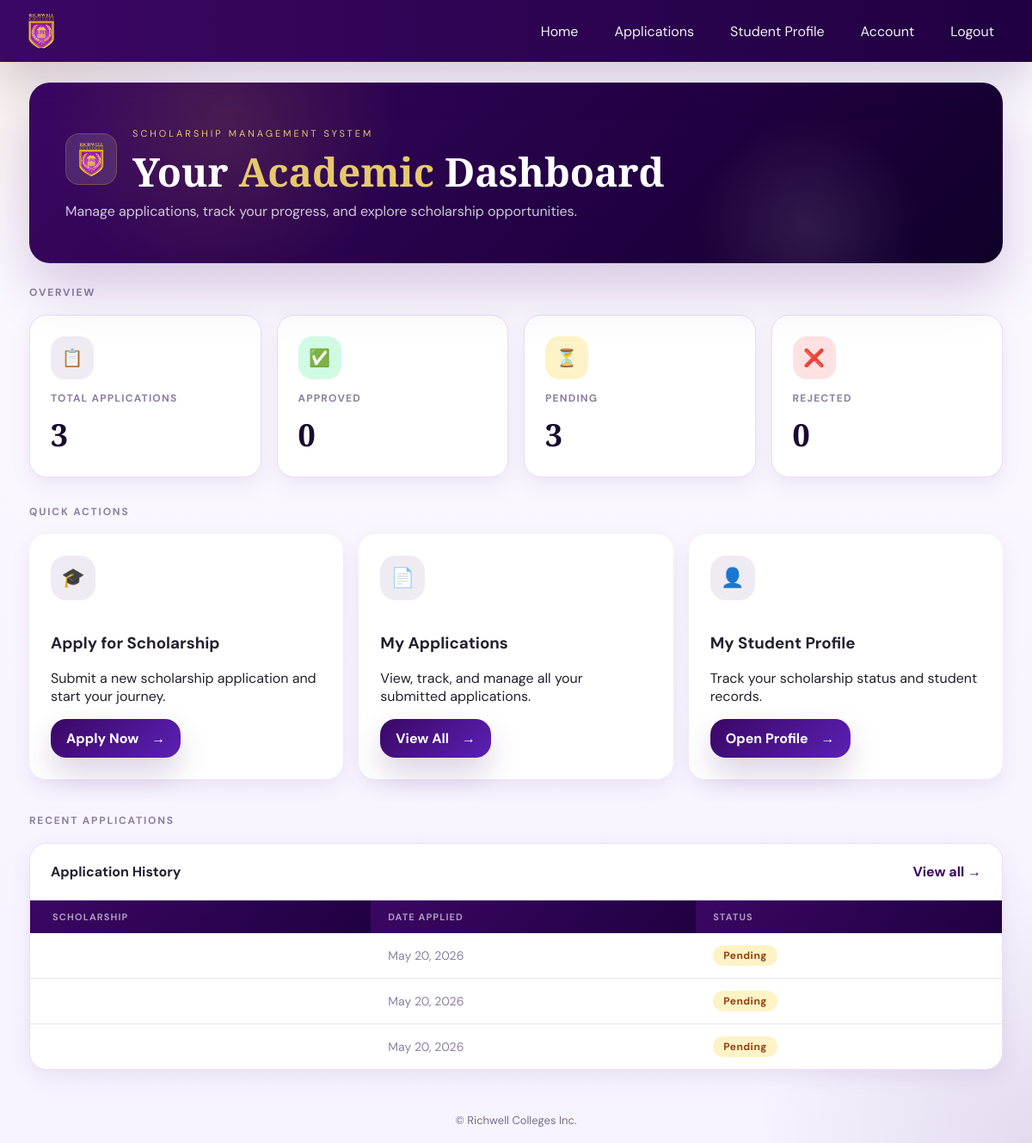
/users/dashboard/ (signed in), run on the app's committed database.
### applications/models.py (models this page shows, shortened)
class Application(models.Model):
    STATUS_CHOICES = (
        ('pending', 'Pending'),
        ('approved', 'Approved'),
        ('rejected', 'Rejected'),
    )
    user = models.ForeignKey(User, on_delete=models.CASCADE)
    full_name = models.CharField(max_length=100)
    email = models.EmailField()
    course = models.CharField(max_length=100)
    year_level = models.CharField(max_length=50)
    commitment = models.CharField(max_length=50)
    statement = models.TextField()
    status = models.CharField(
        max_length=20,
        choices=STATUS_CHOICES,
        default='pending'
    )
    date_applied = models.DateTimeField(auto_now_add=True)

### users/views.py (the view)
# urls.py: path('dashboard/', views.dashboard_view, name='dashboard'),
@login_required
def dashboard_view(request):
    applications = Application.objects.filter(user=request.user).order_by('-date_applied')[:6]
    total_applications = applications.count()
    approved_count = Application.objects.filter(user=request.user, status='approved').count()
    pending_count = Application.objects.filter(user=request.user, status='pending').count()
    rejected_count = Application.objects.filter(user=request.user, status='rejected').count()
    return render(request, 'dashboard.html', {
        'applications': applications,
        'total_applications': total_applications,
        'approved_count': approved_count,
        'pending_count': pending_count,
        'rejected_count': rejected_count,
    })

### templates/dashboard.html (shortened to what this page needs)
{% extends 'base.html' %}
{% load static %}
{% block content %}
<div class="hero">
  <div class="hero-inner">
    <div class="dash-greeting">
      <div class="dash-logo-wrap">
        <img src="{% static 'images/Logo.png' %}" alt="Richwell Logo">
      </div>
      <div>
        <div class="hero-eyebrow">Scholarship Management System</div>
        <h1 style="margin-bottom:0">Your <span style="color:var(--gold-light)">Academic</span> Dashboard</h1>
      </div>
    </div>
    <p style="margin-top:12px">Manage applications, track your progress, and explore scholarship opportunities.</p>
  </div>
</div>
<div class="section-label">Overview</div>
<div class="summary">
  <a class="summary-box" href="{% url 'applications:list' %}">
    <div class="summary-icon">📋</div>
    <h3>Total Applications</h3>
    <p>{{ total_applications }}</p>
  </a>
  <a class="summary-box" href="{% url 'applications:approved' %}">
    <div class="summary-icon">✅</div>
    <h3>Approved</h3>
    <p>{{ approved_count }}</p>
  </a>
  <a class="summary-box" href="{% url 'applications:pending' %}">
    <div class="summary-icon">⏳</div>
    <h3>Pending</h3>
    <p>{{ pending_count }}</p>
  </a>
  <a class="summary-box" href="{% url 'applications:rejected' %}">
    <div class="summary-icon">❌</div>
    <h3>Rejected</h3>
    <p>{{ rejected_count }}</p>
  </a>
</div>
<div class="section-label">Quick Actions</div>
<div class="cards">
  <div class="card">
    <span class="card-icon">🎓</span>
    <h3>Apply for Scholarship</h3>
    <p>Submit a new scholarship application and start your journey.</p>
    <a class="card-btn" href="{% url 'applications:create' %}">Apply Now</a>
  </div>
  <div class="card">
    <span class="card-icon">📄</span>
    <h3>My Applications</h3>
    <p>View, track, and manage all your submitted applications.</p>
    <a class="card-btn" href="{% url 'applications:list' %}">View All</a>
  </div>
  <div class="card">
    <span class="card-icon">👤</span>
    <h3>My Student Profile</h3>
    <p>Track your scholarship status and student records.</p>
    <a class="card-btn" href="{% url 'users:profile' %}">Open Profile</a>
  </div>
</div>
<div class="section-label">Recent Applications</div>
<div class="table-container">
  <div class="table-header">
    <h3>Application History</h3>
    <a href="{% url 'applications:list' %}">View all →</a>
  </div>
  <table>
    <thead>
      <tr>
        <th>Scholarship</th>
        <th>Date Applied</th>
        <th>Status</th>
      </tr>
    </thead>
    <tbody>
      {% for app in applications %}
      <tr>
        <td>{{ app.scholarship.name }}</td>
        <td class="date-cell">{{ app.date_applied|date:'F j, Y' }}</td>
        <td><span class="status {{ app.status }}">{{ app.status|title }}</span></td>
      </tr>
      {% empty %}
      <tr class="empty-row">
        <td colspan="3">No applications found. Start by applying for a scholarship above.</td>
      </tr>
      {% endfor %}
    </tbody>
  </table>
</div>
{% endblock %}

### templates/dashboard.html (style rules this page uses)
.dash-greeting { display: flex; align-items: center; gap: 18px; margin-bottom: 10px; }
.dash-logo-wrap { width: 60px; height: 60px; border-radius: 16px; background: rgba(255,255,255,0.12); border: 1px solid rgba(201,162,39,0.3); display: flex; align-items: center; justify-content: center; overflow: hidden; flex-shrink: 0; }
.dash-logo-wrap img { width: 44px; height: 44px; object-fit: contain; }
.status { display: inline-flex; align-items: center; padding: 4px 12px; border-radius: 20px; font-size: 12px; font-weight: 700; letter-spacing: .04em; }
.status.pending { background: #fef3c7; color: #92400e; }
table { width: 100%; border-collapse: collapse; font-family: 'DM Sans', sans-serif; }
table thead th { padding: 12px 20px; text-align: left; font-size: 11px; font-weight: 700; letter-spacing: .1em; text-transform: uppercase; color: rgba(255,255,255,.6); background: linear-gradient(135deg, var(--purple), #200040); }
table thead th:first-child { padding-left: 26px; }
table thead th:last-child { padding-right: 26px; }
table tbody tr { border-bottom: 1px solid var(--border); transition: background .12s; }
table tbody tr:last-child { border-bottom: none; }
table tbody td { padding: 14px 20px; font-size: 14px; color: var(--text-dark); vertical-align: middle; }
table tbody td:first-child { padding-left: 26px; font-weight: 500; }
table tbody td:last-child { padding-right: 26px; }

### data on the page
Application: date_applied "May 20, 2026", status "Pending"
Application: date_applied "May 20, 2026", status "Pending"
Application: date_applied "May 20, 2026", status "Pending"

### other printed values
{{ total_applications }} "3"
{{ approved_count }} "0"
{{ pending_count }} "3"
{{ rejected_count }} "0"
